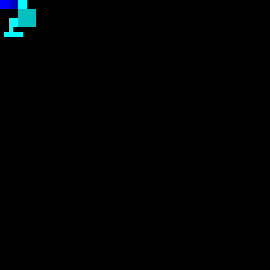

Reproduce this figure in Python.

import os, sys
import numpy as np

from PIL import Image

# colours
C0 = 0xC0
black = [0, 0, 0]
white = [255, 255, 255]

light_cyan = [C0, 255, 255]
cyan = [0, 255, 255]
dark_cyan = [0, C0, C0]

green = [0, 255, 0]

blue = [0, 0, 255]
dark_blue = [0, 0, C0]

h, w = 270, 270
data = np.zeros((h, w, 3), dtype=np.uint8)

# [a:b, c:d]
# a,b is range of h
# c,d is range of w
# data[0:20, 0:80] = blue is a wide rectangle
#   - (0,0) to (20,80) where (h,w)

def b(n, block):
    """N blocks"""
    return (n * block)

block = 9
b1 = b(1, block)
b2 = b(2, block)
b3 = b(3, block)
b4 = b(4, block)

offset = 5
s2 = b2 - offset
s3 = b3 + offset

data[0:h, 0:w] = black
data[0:b1, 0:b1] = blue
data[0:b1, b1:b2] = dark_blue
data[0:b1, b2:b3] = cyan
data[b1:b3, b2:b4] = dark_cyan
# stopper
data[b2:b3, b1:b2] = cyan
# top stopper
# data[s2:b2, b1:s2] = cyan
# bottom branch
data[b3:s3, b1:s2] = cyan
# bottom stopper
data[s3:s3+offset, b1-(1 *offset):s2+(2*offset)] = cyan

# write image

img = Image.fromarray(data, 'RGB')
img.save('print_q.png')
# img.show()

print("Ready.")
